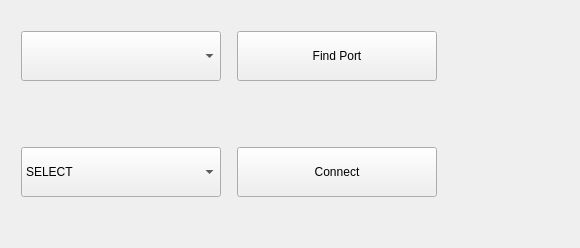
      <widget class="QWidget" name="settingsTab">
       <attribute name="title">
        <string>Settings</string>
       </attribute>
       <layout class="QGridLayout" name="gridLayout">
        <item row="0" column="1">
         <spacer name="verticalSpacer">
          <property name="orientation">
           <enum>Qt::Vertical</enum>
          </property>
          <property name="sizeType">
           <enum>QSizePolicy::Minimum</enum>
          </property>
          <property name="sizeHint" stdset="0">
           <size>
            <width>20</width>
            <height>20</height>
           </size>
          </property>
         </spacer>
        </item>
        <item row="5" column="0">
         <spacer name="horizontalSpacer">
          <property name="orientation">
           <enum>Qt::Horizontal</enum>
          </property>
          <property name="sizeType">
           <enum>QSizePolicy::Fixed</enum>
          </property>
          <property name="sizeHint" stdset="0">
           <size>
            <width>10</width>
            <height>20</height>
           </size>
          </property>
         </spacer>
        </item>
        <item row="3" column="1">
         <spacer name="verticalSpacer_3">
          <property name="orientation">
           <enum>Qt::Vertical</enum>
          </property>
          <property name="sizeHint" stdset="0">
           <size>
            <width>20</width>
            <height>60</height>
           </size>
          </property>
         </spacer>
        </item>
        <item row="6" column="1">
         <spacer name="verticalSpacer_2">
          <property name="orientation">
           <enum>Qt::Vertical</enum>
          </property>
          <property name="sizeType">
           <enum>QSizePolicy::Expanding</enum>
          </property>
          <property name="sizeHint" stdset="0">
           <size>
            <width>20</width>
            <height>40</height>
           </size>
          </property>
         </spacer>
        </item>
        <item row="5" column="2">
         <spacer name="horizontalSpacer_2">
          <property name="orientation">
           <enum>Qt::Horizontal</enum>
          </property>
          <property name="sizeType">
           <enum>QSizePolicy::Fixed</enum>
          </property>
          <property name="sizeHint" stdset="0">
           <size>
            <width>10</width>
            <height>20</height>
           </size>
          </property>
         </spacer>
        </item>
        <item row="5" column="4">
         <spacer name="horizontalSpacer_3">
          <property name="orientation">
           <enum>Qt::Horizontal</enum>
          </property>
          <property name="sizeHint" stdset="0">
           <size>
            <width>132</width>
            <height>20</height>
           </size>
          </property>
         </spacer>
        </item>
        <item row="2" column="4">
         <spacer name="horizontalSpacer_5">
          <property name="orientation">
           <enum>Qt::Horizontal</enum>
          </property>
          <property name="sizeHint" stdset="0">
           <size>
            <width>40</width>
            <height>20</height>
           </size>
          </property>
         </spacer>
        </item>
        <item row="2" column="2">
         <spacer name="horizontalSpacer_4">
          <property name="orientation">
           <enum>Qt::Horizontal</enum>
          </property>
          <property name="sizeType">
           <enum>QSizePolicy::Fixed</enum>
          </property>
          <property name="sizeHint" stdset="0">
           <size>
            <width>10</width>
            <height>10</height>
           </size>
          </property>
         </spacer>
        </item>
        <item row="2" column="3">
         <widget class="QPushButton" name="findButton">
          <property name="sizePolicy">
           <sizepolicy hsizetype="Fixed" vsizetype="Fixed">
            <horstretch>100</horstretch>
            <verstretch>100</verstretch>
           </sizepolicy>
          </property>
          <property name="minimumSize">
           <size>
            <width>200</width>
            <height>50</height>
           </size>
          </property>
          <property name="maximumSize">
           <size>
            <width>200</width>
            <height>50</height>
           </size>
          </property>
          <property name="text">
           <string>Find Port</string>
          </property>
          <property name="icon">
           <iconset resource="background.qrc">
            <normaloff>:/icon/Icons/find.png</normaloff>:/icon/Icons/find.png</iconset>
          </property>
          <property name="iconSize">
           <size>
            <width>32</width>
            <height>32</height>
           </size>
          </property>
         </widget>
        </item>
        <item row="2" column="0">
         <spacer name="horizontalSpacer_6">
          <property name="orientation">
           <enum>Qt::Horizontal</enum>
          </property>
          <property name="sizeType">
           <enum>QSizePolicy::Fixed</enum>
          </property>
          <property name="sizeHint" stdset="0">
           <size>
            <width>10</width>
            <height>10</height>
           </size>
          </property>
         </spacer>
        </item>
        <item row="2" column="1">
         <widget class="QComboBox" name="portComboBox">
          <property name="sizePolicy">
           <sizepolicy hsizetype="Fixed" vsizetype="Fixed">
            <horstretch>0</horstretch>
            <verstretch>0</verstretch>
           </sizepolicy>
          </property>
          <property name="minimumSize">
           <size>
            <width>200</width>
            <height>50</height>
           </size>
          </property>
          <property name="maximumSize">
           <size>
            <width>200</width>
            <height>50</height>
           </size>
          </property>
          <property name="toolTip">
           <string>Select COM Port</string>
          </property>
          <property name="sizeAdjustPolicy">
           <enum>QComboBox::AdjustToContentsOnFirstShow</enum>
          </property>
         </widget>
        </item>
        <item row="5" column="1">
         <widget class="QComboBox" name="baudcomboBox">
          <property name="sizePolicy">
           <sizepolicy hsizetype="Fixed" vsizetype="Fixed">
            <horstretch>0</horstretch>
            <verstretch>0</verstretch>
           </sizepolicy>
          </property>
          <property name="minimumSize">
           <size>
            <width>200</width>
            <height>50</height>
           </size>
          </property>
          <property name="maximumSize">
           <size>
            <width>200</width>
            <height>50</height>
           </size>
          </property>
          <property name="toolTip">
           <string>Select BAUD Rate</string>
          </property>
          <item>
           <property name="text">
            <string>SELECT</string>
           </property>
          </item>
          <item>
           <property name="text">
            <string>300</string>
           </property>
          </item>
          <item>
           <property name="text">
            <string>600</string>
           </property>
          </item>
          <item>
           <property name="text">
            <string>1200</string>
           </property>
          </item>
          <item>
           <property name="text">
            <string>2400</string>
           </property>
          </item>
          <item>
           <property name="text">
            <string>4800</string>
           </property>
          </item>
          <item>
           <property name="text">
            <string>9600</string>
           </property>
          </item>
          <item>
           <property name="text">
            <string>19200</string>
           </property>
          </item>
          <item>
           <property name="text">
            <string>38400</string>
           </property>
          </item>
          <item>
           <property name="text">
            <string>57600</string>
           </property>
          </item>
          <item>
           <property name="text">
            <string>115200</string>
           </property>
          </item>
         </widget>
        </item>
        <item row="5" column="3">
         <widget class="QPushButton" name="connectButton">
          <property name="enabled">
           <bool>true</bool>
          </property>
          <property name="sizePolicy">
           <sizepolicy hsizetype="Fixed" vsizetype="Fixed">
            <horstretch>100</horstretch>
            <verstretch>100</verstretch>
           </sizepolicy>
          </property>
          <property name="minimumSize">
           <size>
            <width>200</width>
            <height>50</height>
           </size>
          </property>
          <property name="maximumSize">
           <size>
            <width>200</width>
            <height>50</height>
           </size>
          </property>
          <property name="text">
           <string>Connect</string>
          </property>
          <property name="icon">
           <iconset resource="background.qrc">
            <normaloff>:/icon/Icons/connect.png</normaloff>:/icon/Icons/connect.png</iconset>
          </property>
          <property name="iconSize">
           <size>
            <width>32</width>
            <height>32</height>
           </size>
          </property>
         </widget>
        </item>
       </layout>
      </widget>
